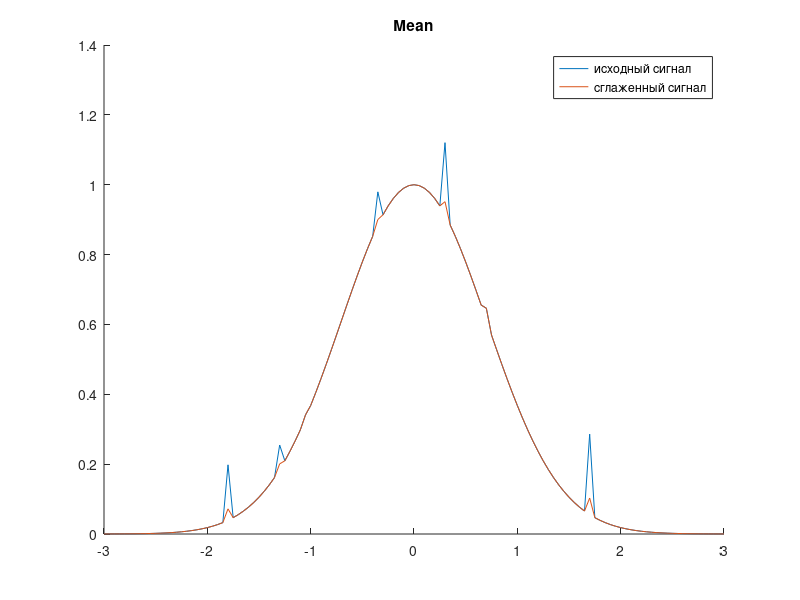
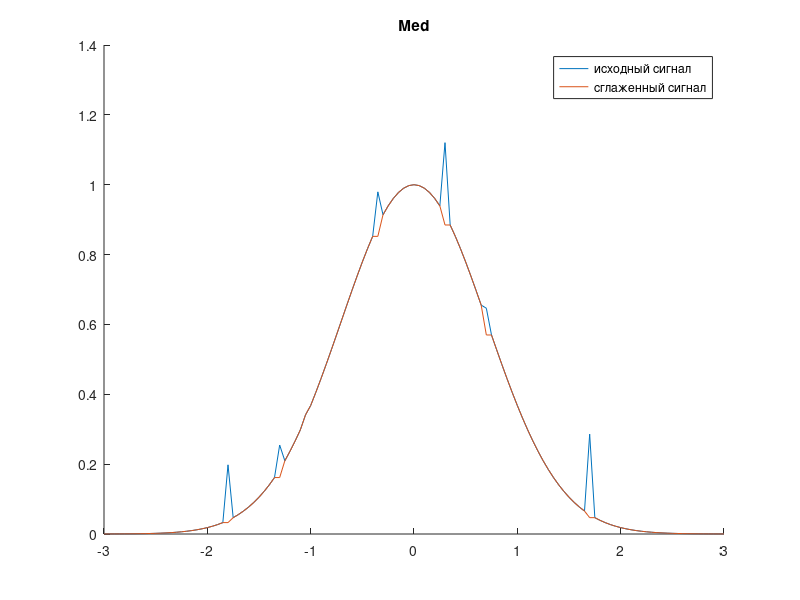

These charts were generated, in order, by the following MATLAB code:
function lab8()
F = 3; 
dt = 0.05;
x = -F:dt:F;
yx = mygaussignal(x); 
uxbase = mygaussignal(x);
ux = mygaussignal(x);
N = length(yx); 

a = 0.25;
epsv = 0.05;

px = a .* rand(1, 20); 

pos = [25, 35, 40, 54, 67, 75, 95]; 
pxx = length(pos);

for i = 1 : 1 : pxx
    ux(pos(i)) = ux(pos(i)) + px(i); 
    uxbase(pos(i)) = uxbase(pos(i)) + px(i); 
end

for i = 1 : 1 : N
    smthm = mean(ux, i); 
    if (abs(ux(i) - smthm) > epsv)
        ux(i) = smthm; 
    end
end

figure 
hold on; 
plot(x, uxbase);
plot(x, ux); 
title('Mean');
legend('исходный сигнал','сглаженный сигнал');
hold off; 

uxbase = mygaussignal(x);
ux = mygaussignal(x);

for i = 1 : 1 : pxx
    ux(pos(i)) = ux(pos(i)) + px(i); 
    uxbase(pos(i)) = uxbase(pos(i)) + px(i); 
end

for i = 1 : 1 : N
    smthm = med(uxbase, i); 
    if (abs(ux(i) - smthm) > epsv)
        ux(i) = smthm; 
    end
end

figure 
hold on; 
plot(x, uxbase);
plot(x, ux); 
title('Med');
legend('исходный сигнал','сглаженный сигнал');
hold off;
end

function y = mean(ux, i)
r = 0;
imin = i - 2; 
imax = i + 2; 
for j = imin : 1 : imax
    if (j > 0 && j < (length(ux) + 1))
        r = r + ux(j); 
    end
end
r = r / 5; 
y = r; 
end

function y = med(ux, i)
imin = i - 1; 
imax = i + 1; 
ir = 0; 
if (imin < 1)
    ir = ux(imax); 
else
    if (imax > length(ux))
        ir = ux(imin); 
    else
        if (ux(imax) > ux(imin))
            ir = ux(imin); 
        else
            ir = ux(imax); 
        end
    end
end
y = ir; 
end

function y = mygaussignal(x)
a = 1;
sigma = 1; 
y = a * exp(-x.^2 / sigma ^ 2); 
end